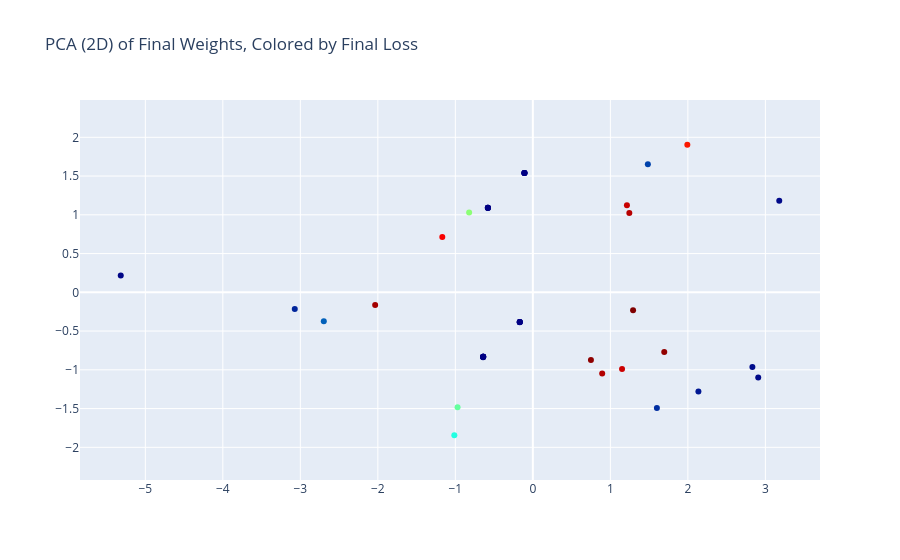

Notebook cell for this chart:
### Markdown cell above
### PCA on flattened weight vectors

Each run's `(fc1, fc2)` weights, flattened into a single vector, projected
to 2D and 3D via PCA, colored by that run's final loss.

- Cluster around the origin: most networks converge to similar weights.
- Dark points: low final loss (network learned well).
- Light/red points: higher final loss (network failed), these still tend
  to land inside the main cluster, i.e. failed runs are not weight-space
  outliers.

### Code cell
pca_2d = PCA(n_components=2)
projected_2d = pca_2d.fit_transform(weights_finish)
plot_data(projected_2d.T, loss_finish, title="PCA (2D) of Final Weights, Colored by Final Loss")

### Figure 1 — Plotly figure (JSON) as saved in the notebook; plotly's stock layout.template omitted (floating-point values rounded to 4 significant figures)
{"data": [{"hoverinfo": "text", "marker": {"color": [5.243e-10, 0.01341, 9.886e-10, 0.003176, 6.508e-12, 1.708e-09, 4.033e-12, 0.002063, 0.01261, 4.313e-09, 2.373e-08, 2.377e-09, 0.01232, 3.821e-13, 1.532e-13, 0.0122, 2.004e-07, 3.342e-10, 3.211e-10, 0.0002268, 0.01048, 0.01303, 0.001011, 8.132e-13, 0.006816, 3.792e-12, 0.01309, 1.269e-07, 0.005675, 5.224e-11, 0.006389, 0.00166, 0.00276, 3.101e-12, 0.01075, 0.01174, 0.0003908, 0.01182, 0.0003926, 0.0005336], "colorscale": [[0, "rgb(0,0,131)"], [0.2, "rgb(0,60,170)"], [0.4, "rgb(5,255,255)"], [0.6, "rgb(255,255,0)"], [0.8, "rgb(250,0,0)"], [1, "rgb(128,0,0)"]], "opacity": 1, "size": 6}, "mode": "markers", "text": ["Color: 0.000", "Color: 0.013", "Color: 0.000", "Color: 0.003", "Color: 0.000", "Color: 0.000", "Color: 0.000", "Color: 0.002", "Color: 0.013", "Color: 0.000", "Color: 0.000", "Color: 0.000", "Color: 0.012", "Color: 0.000", "Color: 0.000", "Color: 0.012", "Color: 0.000", "Color: 0.000", "Color: 0.000", "Color: 0.000", "Color: 0.010", "Color: 0.013", "Color: 0.001", "Color: 0.000", "Color: 0.007", "Color: 0.000", "Color: 0.013", "Color: 0.000", "Color: 0.006", "Color: 0.000", "Color: 0.006", "Color: 0.002", "Color: 0.003", "Color: 0.000", "Color: 0.011", "Color: 0.012", "Color: 0.000", "Color: 0.012", "Color: 0.000", "Color: 0.001"], "type": "scatter", "x": [-0.1086, 1.293, -0.1689, -2.698, -0.1086, -0.6407, -0.5805, 1.601, -2.035, -0.5807, -0.1086, -0.1086, 0.8945, -0.5805, -0.1689, 1.245, -0.6425, -0.6409, -0.6409, -5.317, 1.993, 1.695, 2.136, -0.6409, -0.8224, -0.1689, 0.7494, -0.5795, -1.013, -0.1689, -0.9714, -3.072, 1.484, -0.6409, -1.168, 1.151, 2.908, 1.214, 3.179, 2.833], "y": [1.538, -0.2326, -0.3847, -0.3747, 1.538, -0.8313, 1.091, -1.493, -0.1624, 1.091, 1.538, 1.538, -1.048, 1.091, -0.3844, 1.024, -0.8374, -0.8319, -0.8321, 0.2169, 1.903, -0.7698, -1.28, -0.8319, 1.031, -0.3844, -0.8722, 1.089, -1.843, -0.3844, -1.481, -0.2167, 1.654, -0.8319, 0.7138, -0.9896, -1.098, 1.123, 1.183, -0.965]}], "layout": {"title": {"text": "PCA (2D) of Final Weights, Colored by Final Loss"}, "xaxis": {"scaleanchor": "y"}, "yaxis": {"scaleanchor": "x"}}}
